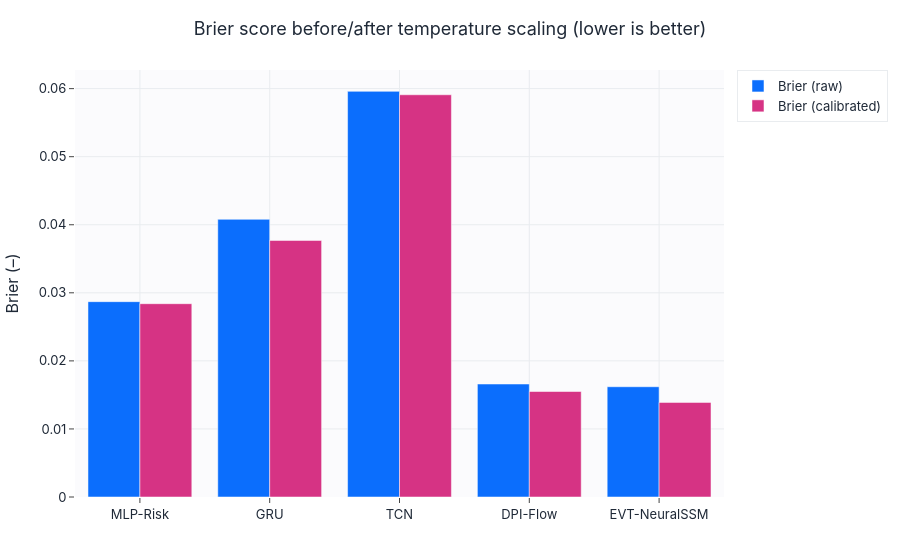

Notebook code cell kept with this figure:
### Markdown cell above
## Post-hoc temperature scaling

A single temperature T is fitted on the validation set per model and applied to the test
risk logits. This is a fair, universal post-hoc calibration step — it improves Brier/ECE
without changing AUROC (ranking is preserved).

### Code cell
from liquefaction_ai.evaluation import fit_temperature, apply_temperature, expected_calibration_error, safe_binary_metrics

val = benchmark["val"]; y_val = val["label"].cpu().numpy(); y_test = test["label"].cpu().numpy()
cal_rows = []
for name in MODEL_NAMES:
    model, hp, _ = load_trained(name); disp = hp["display_name"]
    val_out = collect_outputs(model, val, config, device)
    vp = np.clip(val_out["risk_prob"], 1e-6, 1 - 1e-6); v_logit = np.log(vp / (1 - vp))
    T = fit_temperature(v_logit, y_val)
    p_raw = predictions[disp]["risk_prob"]; p_cal = apply_temperature(p_raw, T)
    _, _, brier_raw = safe_binary_metrics(y_test, p_raw); ece_raw = expected_calibration_error(y_test, p_raw)
    _, _, brier_cal = safe_binary_metrics(y_test, p_cal); ece_cal = expected_calibration_error(y_test, p_cal)
    cal_rows.append({"Model": disp, "T": round(T, 2), "Brier raw": round(brier_raw, 4), "Brier cal": round(brier_cal, 4),
                     "ECE raw": round(ece_raw, 4), "ECE cal": round(ece_cal, 4)})
cal_df = pd.DataFrame(cal_rows)
display(cal_df)
grouped_bar(cal_df["Model"].tolist(), {"Brier (raw)": cal_df["Brier raw"].tolist(), "Brier (calibrated)": cal_df["Brier cal"].tolist()},
            title="Brier score before/after temperature scaling (lower is better)", ylabel="Brier (–)",
            save=SAVE_FIGS, fig_id="3_1_temperature_scaling").show()

### Figure 1 — Plotly figure (JSON) as saved in the notebook; plotly's stock layout.template omitted (floating-point values rounded to 4 significant figures)
{"data": [{"marker": {"color": "#0b6efd"}, "name": "Brier (raw)", "type": "bar", "x": ["MLP-Risk", "GRU", "TCN", "DPI-Flow", "EVT-NeuralSSM"], "y": [0.0287, 0.0408, 0.0596, 0.0166, 0.0162]}, {"marker": {"color": "#d63384"}, "name": "Brier (calibrated)", "type": "bar", "x": ["MLP-Risk", "GRU", "TCN", "DPI-Flow", "EVT-NeuralSSM"], "y": [0.0284, 0.0377, 0.0591, 0.0155, 0.0139]}], "layout": {"barmode": "group", "title": {"text": "Brier score before/after temperature scaling (lower is better)"}, "xaxis": {"title": {"text": ""}}, "yaxis": {"title": {"text": "Brier (–)"}}}}
